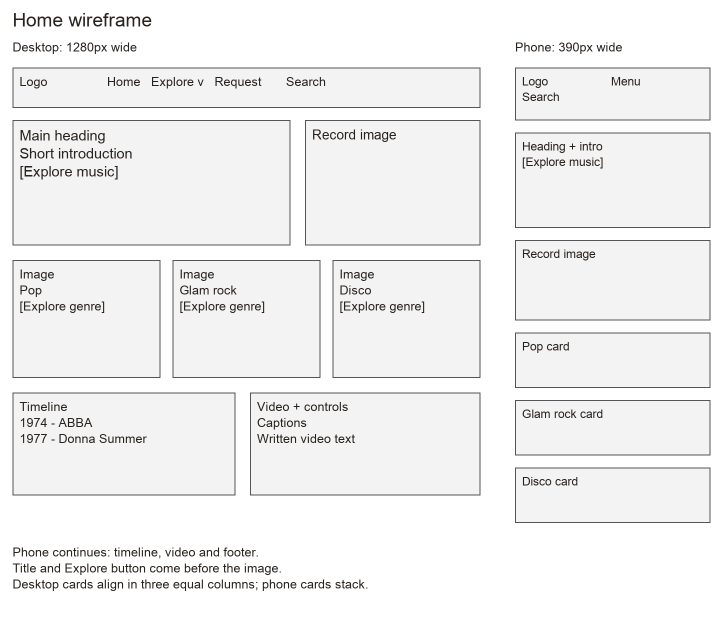
#> input picture website-design/page-plans/home.png, 1450 x 1250 px (shown at 1/2 size); its folder holds 3 pictures in this run
$ python task2_report.py
#> lines starting #> are read from the running program, lines starting #| are printed output that depends on the picture
from pathlib import Path
from docx import Document
from docx.shared import Inches, Pt
from PIL import Image, ImageDraw, ImageFont
import csv, json, hashlib

ROOT = Path(__file__).resolve().parents[1]
TASK = ROOT / "website-design"
FONT = "/System/Library/Fonts/Supplemental/Arial.ttf"


def make_sheets():
    for name in ("home", "explore", "request"):
        im = Image.new("RGB", (2000, 1710), "white")
#> im: PIL image 2000x1710 RGB; every value is 255
        d = ImageDraw.Draw(im)
        for label, pos in [("Wireframe", (10, 12)), ("Page design", (1010, 12))]:
            d.text(pos, label, font=ImageFont.truetype(FONT, 30), fill="black")
        wire = Image.open(TASK / "page-plans" / f"{name}.png")
#> wire is the input picture: PIL image 1450x1250 RGB; mean R, G, B 241.3, 241.1, 241
        wire.thumbnail((980, 900))
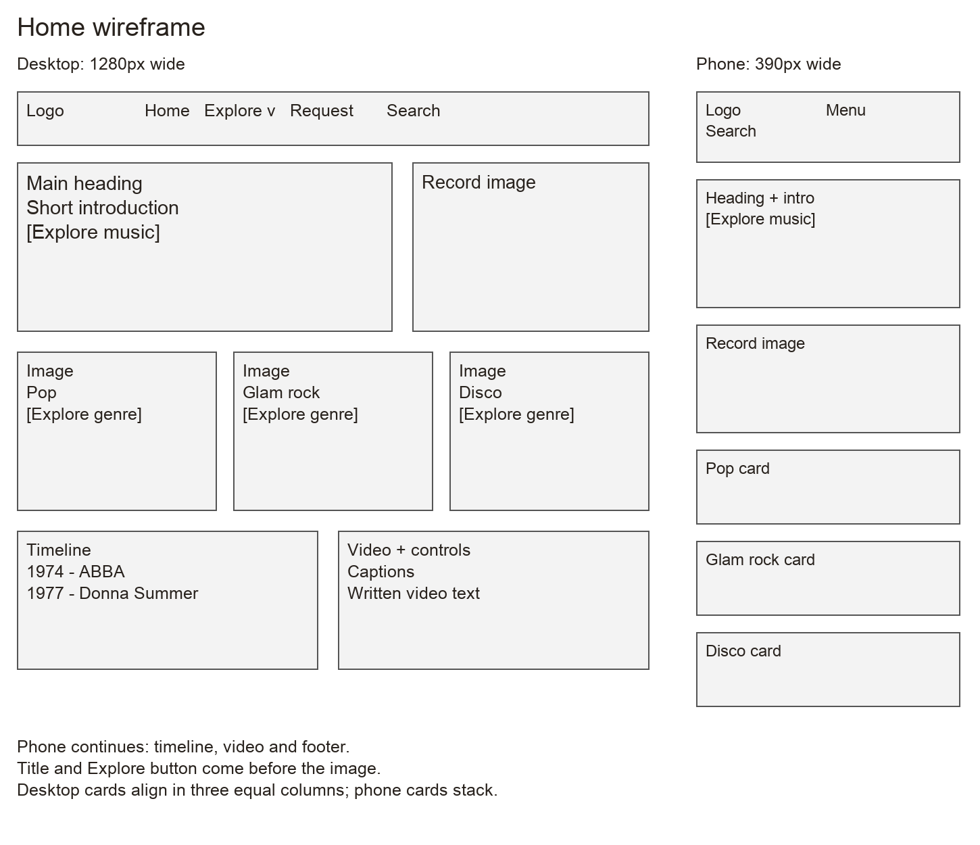
#> wire: PIL image 980x845 RGB; mean R, G, B 241.2, 241, 240.9
        im.paste(wire, (10, 60))
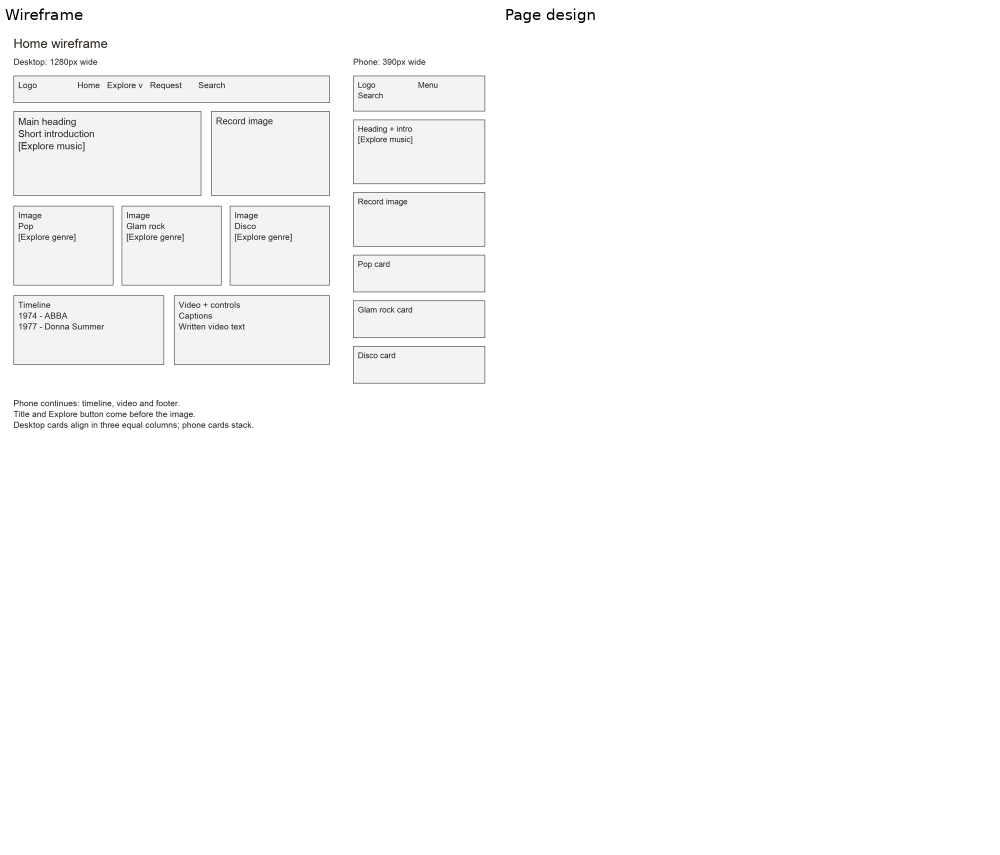
#> im: PIL image 2000x1710 RGB (shown at 1/2 size); mean R, G, B 251.5, 251.4, 251.4
#> (the run stopped early here; a loop or call above may not have finished)
